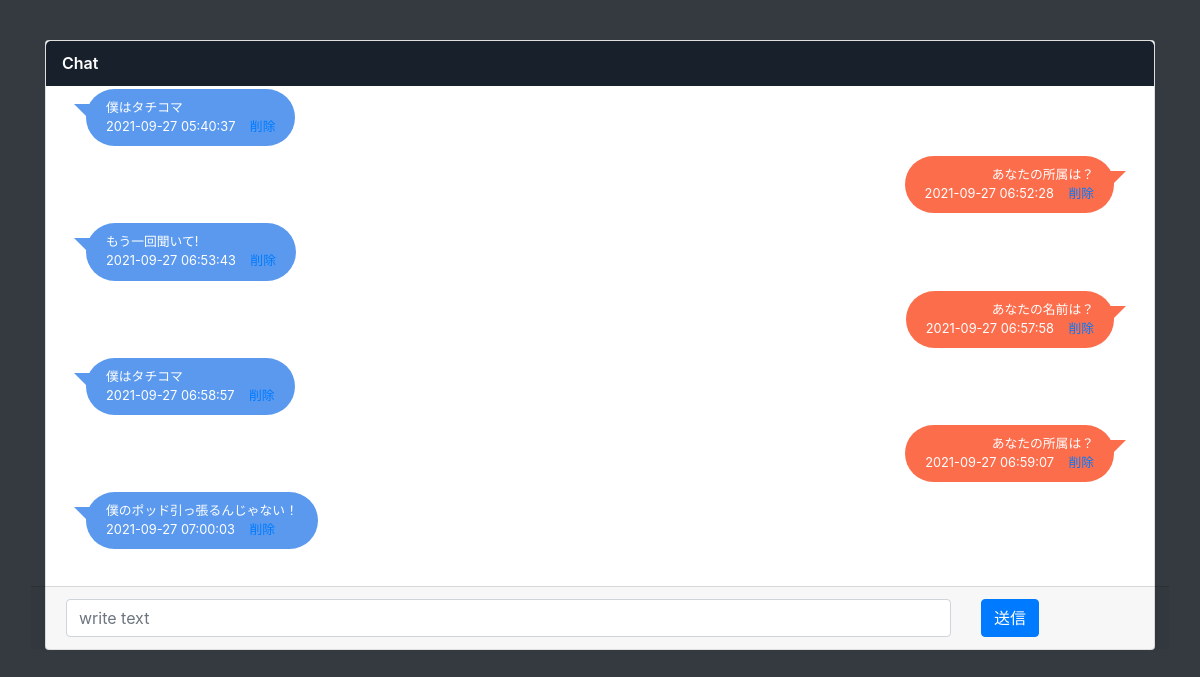
The page / on the database its author committed.
### main.py (models this page shows)
class Chat(db.Model):
    __tablename__ = 'chats'
    id = db.Column(db.Integer, primary_key=True)
    content = db.Column(db.String(200), nullable=False)
    type = db.Column(db.String(200), nullable=True)
    date_created = db.Column(db.DateTime, default=datetime.utcnow)

### main.py (the view)
@app.route('/', methods=['POST', 'GET'])
def index():
    global flag, task_content
    if request.method == 'POST':
        task_content = request.form['content']
        task_type = request.form['type']
        if request.form['flag'] == 'True':
            flag = True
        else:
            flag = False
        new_task = Chat(content=task_content, type=task_type)
        try:
            db.session.add(new_task)
            db.session.commit()
        except:
            return "Not seld message yet, try again."
        return redirect('/')
    else:
        tasks = Chat.query.order_by(Chat.date_created).all()
        return render_template('index.html', tasks=tasks, flag=flag, task_content=task_content)

### templates/index.html (shortened to what this page needs)
<!DOCTYPE html>
<html lang="en">
<head>
    <link href="https://stackpath.bootstrapcdn.com/bootstrap/4.4.1/css/bootstrap.min.css" rel="stylesheet"
>
    <link rel="stylesheet" href="{{ url_for('static', filename='css/main.css') }}">
</head>
<body class="bg-dark">
    <div class="container content">
        <div class="card">
            <div class="card-header">Chat</div>
            <div class="card-body" style="overflow: scroll;height: 500px;" id="target">
                <ul class="chat-list">
                    {% if tasks|length < 1 %} <h4 style="text-align: center">つぶやいてみよう！！！</h4>
                        {% else %}
                        {% for task in tasks %}
                        <li class="{{ task.type }}">
                            <div class="chat-body">
                                <div class="chat-message">
                                    <p>{{ task.content }}</p>
                                    {{ task.date_created.replace(microsecond = 0) }} &nbsp;&nbsp;
                                    <a href="/delete/{{task.id}}">削除</a>
                                </div>
                            </div>
                        </li>
                        {% endfor %}
                        {% endif %}
                </ul>
            </div>
            <form action="/" method="post" class="row card-footer">
                <div class="col-10">
                    <input type="text" name="content" id="content" class="form-control" placeholder="write text">
                </div>
                <div class="col-2">
                    <input type="submit" value="送信" class="btn btn-primary">
                </div>
            </form>
        </div>
    </div>
</body>
</html>

### static/css/main.css (style rules this page uses)
body { background:#eee; }
.chat-list { padding: 0; font-size: .8rem; }
.chat-list .in .chat-message:before { left: -12px; border-bottom: 20px solid transparent; border-right: 20px solid #5a99ee; }
.chat-list .out .chat-body { float: right; margin-right: 20px; text-align: right; }
.chat-list .out .chat-message { background: #fc6d4c; }
.chat-list .out .chat-message:before { right: -12px; border-bottom: 20px solid transparent; border-left: 20px solid #fc6d4c; }
.card .card-header:first-child { -webkit-border-radius: 0.3rem 0.3rem 0 0; -moz-border-radius: 0.3rem 0.3rem 0 0; border-radius: 0.3rem 0.3rem 0 0; }
.card .card-header { background: #17202b; border: 0; font-size: 1rem; padding: .65rem 1rem; position: relative; font-weight: 600; color: #ffffff; }
.content { margin-top:40px; }

### rows shown on the page
Chat: content "僕はタチコマ", date_created.replace "2021-09-27 05:40:37"
Chat: content "あなたの所属は？", date_created.replace "2021-09-27 06:52:28"
Chat: content "もう一回聞いて!", date_created.replace "2021-09-27 06:53:43"
Chat: content "あなたの名前は？", date_created.replace "2021-09-27 06:57:58"
Chat: content "僕はタチコマ", date_created.replace "2021-09-27 06:58:57"
Chat: content "あなたの所属は？", date_created.replace "2021-09-27 06:59:07"
Chat: content "僕のポッド引っ張るんじゃない！", date_created.replace "2021-09-27 07:00:03"
